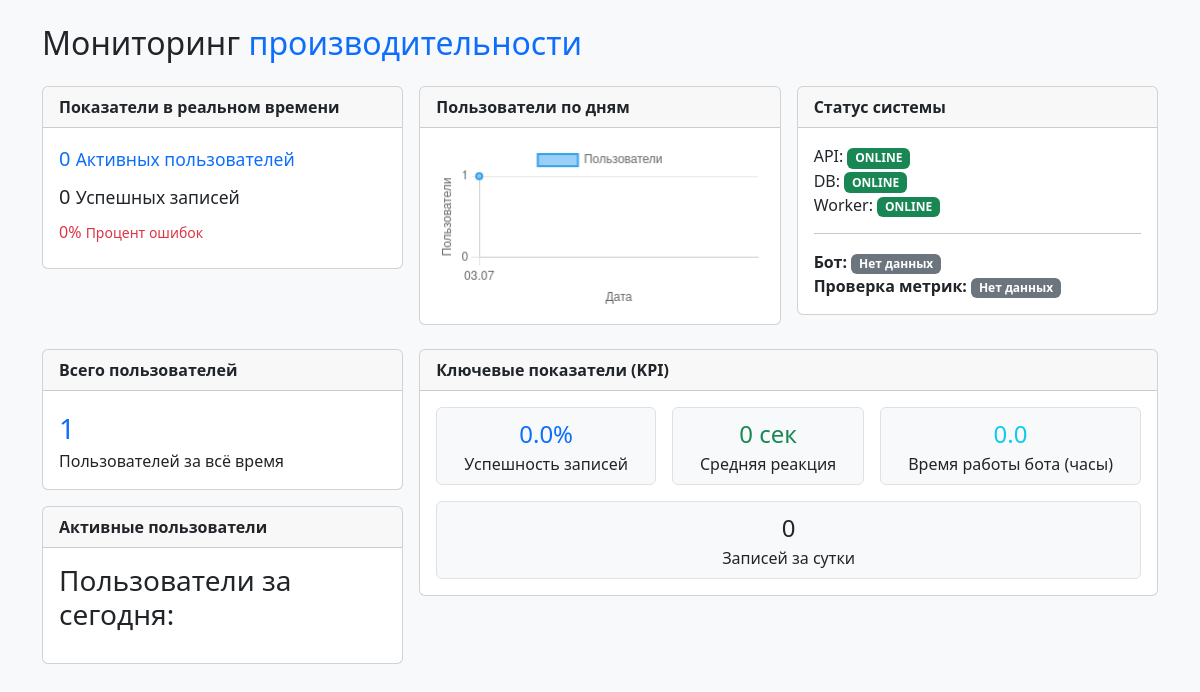
/dashboard, run on the app's committed database.
### tables this page shows
CREATE TABLE metrics (
                id INTEGER PRIMARY KEY AUTOINCREMENT,
                slots_checked INTEGER DEFAULT 0,
                active_users INTEGER DEFAULT 0,
                successful_records INTEGER DEFAULT 0,
                errors INTEGER DEFAULT 0,
                last_updated TIMESTAMP DEFAULT CURRENT_TIMESTAMP
            );

CREATE TABLE system_status (
                component TEXT PRIMARY KEY,
                status TEXT,
                last_updated TIMESTAMP DEFAULT CURRENT_TIMESTAMP
            );

### site/app.py (the view, shortened to what this page needs)
@app.route('/dashboard')
def dashboard():
    db = get_db()
    realtime = db.execute('SELECT * FROM metrics ORDER BY last_updated DESC LIMIT 1').fetchone()
    if realtime:
        realtime = dict(realtime)
        realtime['error_percent'] = round((realtime['errors'] / realtime['slots_checked'] * 100)
                                        if realtime['slots_checked'] > 0 else 0, 2)
    else:
        realtime = {
            'active_users': 0,
            'successful_records': 0,
            'error_percent': 0
        }
    statuses = db.execute('SELECT * FROM system_status').fetchall()
    bot_status = next((s for s in statuses if s['component'].lower() in ['бот', 'bot']), None)
    metrics_status = next((s for s in statuses if s['component'].lower() in ['проверка метрик', 'metrics check', 'метрики']), None)
    total_attempts = db.execute('SELECT SUM(attempts) FROM bookings').fetchone()[0] or 0
    total_successful = db.execute('SELECT SUM(successful) FROM bookings').fetchone()[0] or 0
    first = db.execute('SELECT MIN(booking_time) FROM bookings').fetchone()[0]
    last = db.execute('SELECT MAX(booking_time) FROM bookings').fetchone()[0]
    if first and last:
        from datetime import datetime
        fmt = "%Y-%m-%d %H:%M:%S"
        first_dt = datetime.fromisoformat(first.split('.')[0])
        last_dt = datetime.fromisoformat(last.split('.')[0])
        uptime_hours = round((last_dt - first_dt).total_seconds() / 3600, 1)
    else:
        uptime_hours = 0
    kpi = {
        'success_rate': round((total_successful / total_attempts * 100) if total_attempts > 0 else 0, 1),
        'avg_response': round(realtime.get('slots_checked', 0) / 100, 1) if realtime.get('slots_checked', 0) > 0 else 0,
        'uptime': uptime_hours,  # Время работы бота в часах
        'records_per_day': total_successful
    }
    bookings = db.execute('''
        SELECT hour, successful, attempts
        FROM bookings
        WHERE date = DATE('now')
        ORDER BY hour
    ''').fetchall()
    active_users = db.execute('''
        SELECT DISTINCT user_id, username
        FROM bookings
        WHERE date = DATE('now')
          AND (username IS NOT NULL OR user_id IS NOT NULL)
    ''').fetchall()
    realtime['active_users'] = len(active_users)
    total_users = db.execute('''
        SELECT COUNT(DISTINCT user_id) FROM bookings WHERE user_id IS NOT NULL
    ''').fetchone()[0]
    users_by_day = db.execute('''
        SELECT
            strftime('%d.%m', date) as day,
            COUNT(DISTINCT username) as count
        FROM bookings
        WHERE username IS NOT NULL
        GROUP BY day
        ORDER BY date
        LIMIT 14
    ''').fetchall()
    db.close()
    return render_template(
        'dashboard.html',
        realtime=realtime,
        statuses=statuses,
        kpi=kpi,
        bookings=bookings,
        active_users=active_users,
        users_by_day=users_by_day,
        bot_status=bot_status,
        metrics_status=metrics_status,
        total_users=total_users  # <-- добавляем сюда
    )

### site/app.py (called while the page is built)
def get_db():
    db = sqlite3.connect(DB_PATH)
    db.row_factory = sqlite3.Row
    return db

### site/templates/dashboard.html (shortened to what this page needs)
<!DOCTYPE html>
<html lang="ru">
<head>
    <link href="https://cdn.jsdelivr.net/npm/bootstrap@5.3.0/dist/css/bootstrap.min.css" rel="stylesheet">
</head>
<body class="bg-light">
<div class="container py-4">
    <h2 class="mb-4">Мониторинг <span class="text-primary">производительности</span></h2>
    <div class="row g-3">
        <div class="col-md-4">
            <div class="card">
                <div class="card-header fw-bold">Показатели в реальном времени</div>
                <div class="card-body">
                    <div class="mb-2 text-primary fs-5">{{ realtime.active_users }} <small>Активных пользователей</small></div>
                    <div class="mb-2 text-dark fs-5">{{ realtime.successful_records }} <small>Успешных записей</small></div>
                    <div class="mb-2 text-danger fs-6">{{ realtime.error_percent }}% <small>Процент ошибок</small></div>
                </div>
            </div>
        </div>
        <div class="col-md-4">
            <div class="card">
                <div class="card-header fw-bold">Пользователи по дням</div>
                <div class="card-body">
                    <canvas id="usersChart"></canvas>
                </div>
            </div>
        </div>
        <div class="col-md-4">
            <div class="card">
                <div class="card-header fw-bold">Статус системы</div>
                <div class="card-body">
                    {% for s in statuses %}
                        <div>
                            {{ s.component }}:
                            <span class="badge {% if s.status == 'ONLINE' %}bg-success{% elif s.status == 'ROTATING' %}bg-warning text-dark{% else %}bg-secondary{% endif %}">
                                {{ s.status }}
                            </span>
                        </div>
                    {% endfor %}
                    <hr>
                    <div>
                        <strong>Бот:</strong>
                        {% if bot_status %}
                            <span class="badge {% if bot_status.status == 'ONLINE' %}bg-success{% elif bot_status.status == 'ROTATING' %}bg-warning text-dark{% else %}bg-secondary{% endif %}">
                                {{ bot_status.status }}
                            </span>
                        {% else %}
                            <span class="badge bg-secondary">Нет данных</span>
                        {% endif %}
                    </div>
                    <div>
                        <strong>Проверка метрик:</strong>
                        {% if metrics_status %}
                            <span class="badge {% if metrics_status.status == 'ONLINE' %}bg-success{% elif metrics_status.status == 'ROTATING' %}bg-warning text-dark{% else %}bg-secondary{% endif %}">
                                {{ metrics_status.status }}
                            </span>
                        {% else %}
                            <span class="badge bg-secondary">Нет данных</span>
                        {% endif %}
                    </div>
                </div>
            </div>
        </div>
    </div>
    <div class="row g-3 mt-2">
        <div class="col-md-4">
            <div class="card mb-3">
                <div class="card-header fw-bold">Всего пользователей</div>
                <div class="card-body">
                    <div class="fs-3 text-primary">{{ total_users }}</div>
                    <div>Пользователей за всё время</div>
                </div>
            </div>
            <div class="card">
                <div class="card-header fw-bold">Активные пользователи</div>
                <div class="card-body">
                    <h3>Пользователи за сегодня:</h3>
                </div>
            </div>
        </div>
        <div class="col-md-8">
            <div class="card">
                <div class="card-header fw-bold">Ключевые показатели (KPI)</div>
                <div class="card-body d-flex flex-wrap gap-3">
                    <div class="p-2 bg-light border rounded flex-fill text-center">
                        <div class="fs-4 text-primary">{{ kpi.success_rate }}%</div>
                        <div>Успешность записей</div>
                    </div>
                    <div class="p-2 bg-light border rounded flex-fill text-center">
                        <div class="fs-4 text-success">{{ kpi.avg_response }} сек</div>
                        <div>Средняя реакция</div>
                    </div>
                    <div class="p-2 bg-light border rounded flex-fill text-center">
                        <div class="fs-4 text-info">{{ kpi.uptime }}</div>
                        <div>Время работы бота (часы)</div>
                    </div>
                    <div class="p-2 bg-light border rounded flex-fill text-center">
                        <div class="fs-4 text-dark">{{ kpi.records_per_day }}</div>
                        <div>Записей за сутки</div>
                    </div>
                </div>
            </div>
        </div>
    </div>
</div>
<script>
    // График: по оси X — даты в формате 16.06, по оси Y — количество пользователей
    const usersCtx = document.getElementById('usersChart').getContext('2d');
    const usersData = {
        labels: [{% for d in users_by_day %}"{{ d.day }}",{% endfor %}],
        datasets: [{
            label: 'Пользователи',
            data: [{% for d in users_by_day %}{{ d.count }},{% endfor %}],
            backgroundColor: 'rgba(54, 162, 235, 0.5)',
            borderColor: 'rgba(54, 162, 235, 1)',
            borderWidth: 2,
            fill: true,
            tension: 0.2
        }]
    };
    new Chart(usersCtx, {
        type: 'line',
        data: usersData,
        options: {
            responsive: true,
            scales: {
                x: {
                    title: { display: true, text: 'Дата' }
                },
                y: {
                    title: { display: true, text: 'Пользователи' },
                    beginAtZero: true,
                    ticks: { stepSize: 1 }
                }
            }
        }
    });
</script>
</body>
</html>

### data on the page
metrics: successful_records "0"
system_status: component "API", status "ONLINE"
system_status: component "DB", status "ONLINE"
system_status: component "Worker", status "ONLINE"

### other printed values
{{ realtime.active_users }} "0"
{{ realtime.error_percent }} "0"
{{ total_users }} "1"
{{ kpi.success_rate }} "0.0"
{{ kpi.avg_response }} "0"
{{ kpi.uptime }} "0.0"
{{ kpi.records_per_day }} "0"
chart data {{ d.day }} 03.07
chart data {{ d.count }} 1
